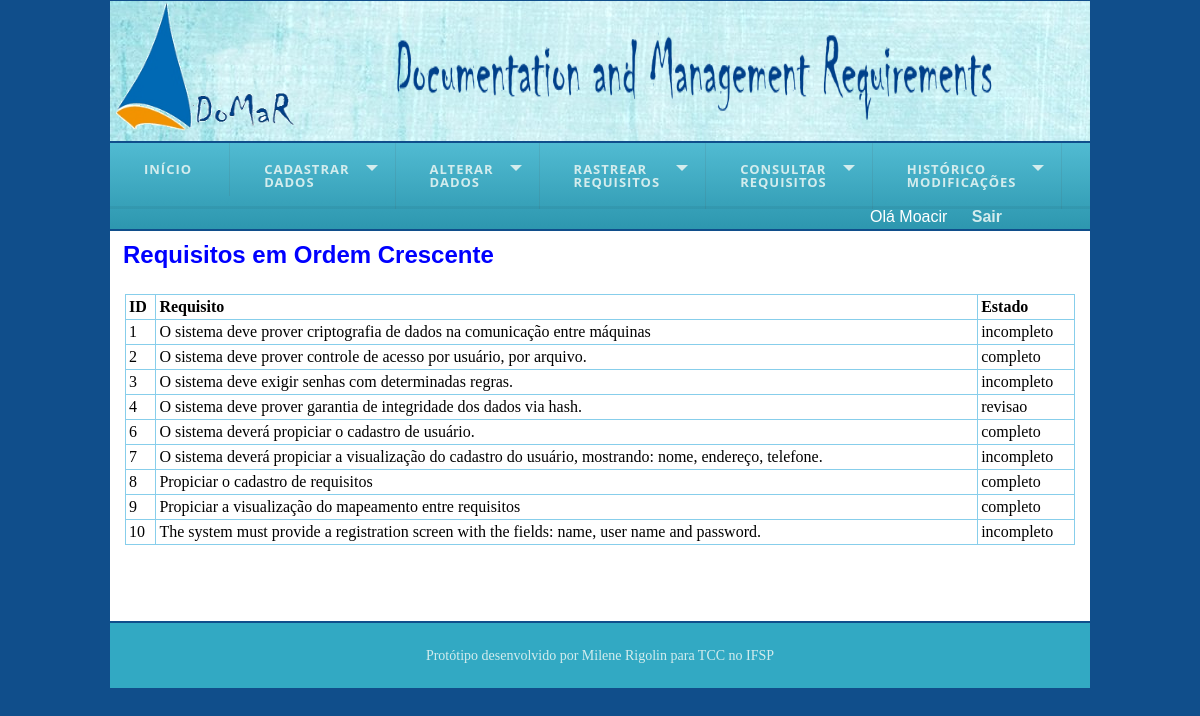
Page /mon_ord_crescente.php (signed in) on the committed database.
### tables this page shows
CREATE TABLE `requisito` (
  `id` int(11) NOT NULL AUTO_INCREMENT,
  `texto_req` varchar(3000) NOT NULL,
  `descricao` varchar(300) DEFAULT NULL,
  `data` datetime NOT NULL,
  `categoria` varchar(100) DEFAULT NULL,
  `tipo` varchar(100) DEFAULT NULL,
  `estado` varchar(100) DEFAULT NULL,
  `prioridade` varchar(100) DEFAULT NULL,
  `origem_id` int(11) NOT NULL,
  `usuario_id_cliente` int(11) NOT NULL,
  `usuario_id_funcionario` int(11) NOT NULL,
  `titulo_req` varchar(80) NOT NULL,
  `id_user_alteracao` int(11) DEFAULT NULL,
  `ultima_alteracao` datetime DEFAULT NULL,
  PRIMARY KEY (`id`),
  KEY `fk_requisito_origem1_idx` (`origem_id`),
  KEY `fk_requisito_usuario1_idx` (`usuario_id_cliente`),
  KEY `fk_requisito_usuario2_idx` (`usuario_id_funcionario`),
  KEY `fk_requisito_id_user_alteracao` (`id_user_alteracao`),
  CONSTRAINT `fk_requisito_origem1` FOREIGN KEY (`origem_id`) REFERENCES `origem` (`id`) ON DELETE NO ACTION ON UPDATE NO ACTION
);

### mon_ord_crescente.php (the view, shortened to what this page needs)
<?php
	include "template/topo.php";
?>
<div id = "content">
  <?php
		if($con){
			$sql = "select * from requisito";
			$rs = mysqli_query($con, $sql);
			if($rs){?>
				<h2> Requisitos em Ordem Crescente </h2><center>
				<table  align = "center">
					<tr align = "left">
						<th>ID</th>
						<th>Requisito</th>
						<th>Estado</th>
					</tr>
				<?php
					while ($valor = mysqli_fetch_array($rs)){
						echo "<tr align = 'center'>
								<td> ".$valor["id"]."</td>
								<td> ".$valor["texto_req"]."</td>
								<td> ".$valor["estado"]."</td>
							</tr>";
					}
					echo "</table></center>";
			}
			else{
				echo "Erro de Consulta de requisito: ".mysqli_error($con);
			}
		}
		else{
			echo "Erro de conexão: ".mysqli_error($con);
		}
 ?>
</div>
<?php
	include "template/rodape.php";
?>

### css/formatacao.css (style rules this page uses)
* { border: 0px; margin: 0px; }
body { background-color: #104E8B; }
#content { background:#FFFFFF; height: 380px; width: 970px; margin-top: 2px; margin-bottom: 2px; padding-top: 10px; padding-left: 5px; padding-right: 5px; float: right; overflow:auto; }
h2, h3 { color: #0000FF; font-family: Arial,Helvetica,sans-serif; padding-left: 8px; }
table, td, th, tr { border: 1px solid #87CEEB; border-collapse: collapse; padding: 3px; margin-top: 25px; text-align: left; }
table { width: 950px; }

### rows in the picture
requisito: id "1", texto_req "O sistema deve prover criptografia de dados na comunicação entre máquinas", estado "incompleto"
requisito: id "2", texto_req "O sistema deve prover controle de acesso por usuário, por arquivo.", estado "completo"
requisito: id "3", texto_req "O sistema deve exigir senhas com determinadas regras.", estado "incompleto"
requisito: id "4", texto_req "O sistema deve prover garantia de integridade dos dados via hash.", estado "revisao"
requisito: id "6", texto_req "O sistema deverá propiciar o cadastro de usuário.", estado "completo"
requisito: id "7", texto_req "O sistema deverá propiciar a visualização do cadastro do usuário, mostrando: nome, endereço, telefone.", estado "incompleto"
requisito: id "8", texto_req "Propiciar o cadastro de requisitos", estado "completo"
requisito: id "9", texto_req "Propiciar a visualização do mapeamento entre requisitos", estado "completo"
requisito: id "10", texto_req "The system must provide a registration screen with the fields: name, user name and password.", estado "incompleto"

### other values in the picture
$_SESSION['nome'] "Moacir"
